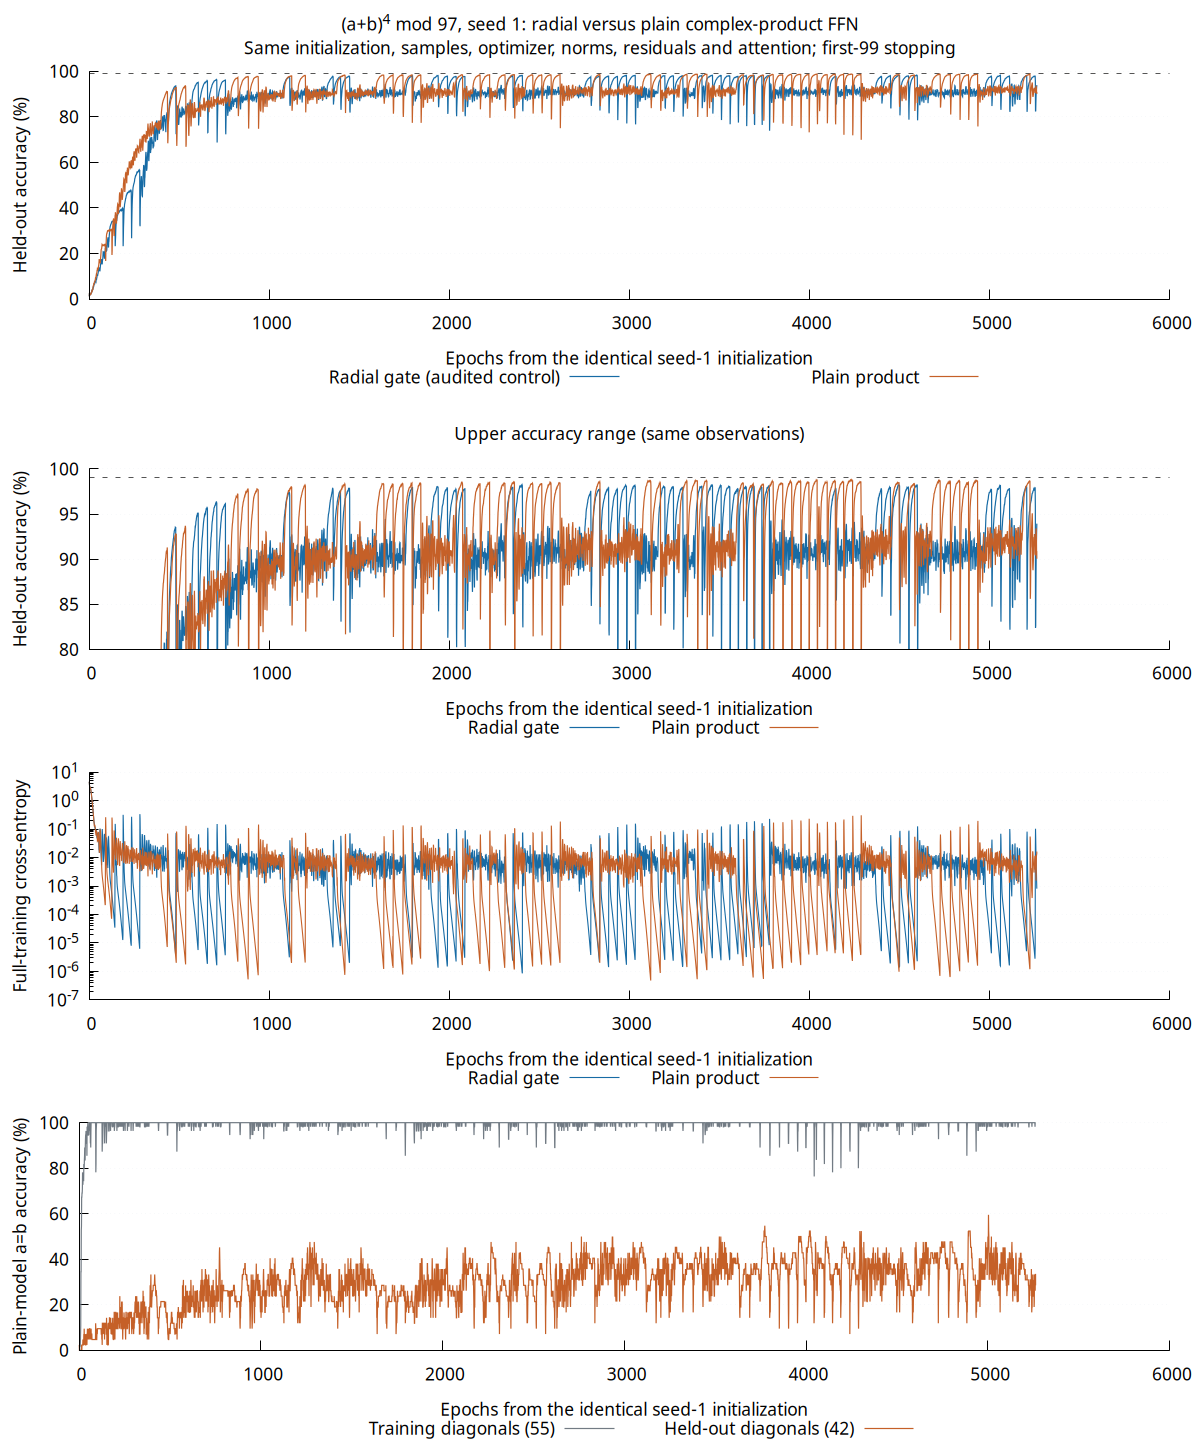

Write gnuplot code to recreate this figure.
# Complete histories; no smoothing. Run after generating the two TSVs.
# default: SVG. gnuplot -e 'render_png=1' pow4-plain-ffn.gnuplot for PNG.
if (!exists("render_png")) render_png=0
set encoding utf8
set datafile separator "\t"
set border 3
set tics nomirror
set grid ytics lc rgb "#d9e0e8"
set key outside below horizontal
set xlabel "Epochs from the identical seed-1 initialization"
if (render_png) {
    set terminal pngcairo size 1200,1450 enhanced font "sans,13"
    set output "pow4-plain-ffn.png"
} else {
    set terminal svg size 1200,1450 dynamic enhanced font "sans,13"
    set output "pow4-plain-ffn.svg"
}
set multiplot layout 4,1 title "(a+b)^4 mod 97, seed 1: radial versus plain complex-product FFN\nSame initialization, samples, optimizer, norms, residuals and attention; first-99 stopping"
set ylabel "Held-out accuracy (%)"
set xrange [0:*]
set yrange [0:100]
set ytics 20
set arrow 1 from graph 0, first 99 to graph 1, first 99 nohead dt 2 lc rgb "#555555"
plot "pow4-plain-ffn-radial.tsv" using 2:3 with lines lw 1.2 lc rgb "#176ba5" title "Radial gate (audited control)", \
     "pow4-plain-ffn-plain.tsv" using 2:3 with lines lw 1.2 lc rgb "#c56028" title "Plain product"
set title "Upper accuracy range (same observations)"
set yrange [80:100]
set ytics 5
plot "pow4-plain-ffn-radial.tsv" using 2:3 with lines lw 1.2 lc rgb "#176ba5" title "Radial gate", \
     "pow4-plain-ffn-plain.tsv" using 2:3 with lines lw 1.2 lc rgb "#c56028" title "Plain product"
unset arrow 1
unset title
set ylabel "Full-training cross-entropy"
set logscale y
set yrange [*:*]
set ytics autofreq
set format y "10^{%L}"
plot "pow4-plain-ffn-radial.tsv" using 2:4 with lines lw 1.1 lc rgb "#176ba5" title "Radial gate", \
     "pow4-plain-ffn-plain.tsv" using 2:4 with lines lw 1.1 lc rgb "#c56028" title "Plain product"
unset logscale y
set format y "%g"
set ylabel "Plain-model a=b accuracy (%)"
set yrange [0:100]
set ytics 20
plot "pow4-plain-ffn-plain.tsv" using 2:6 with lines lw 1.2 lc rgb "#727b84" title "Training diagonals (55)", \
     "pow4-plain-ffn-plain.tsv" using 2:7 with lines lw 1.2 lc rgb "#c56028" title "Held-out diagonals (42)"
unset multiplot
unset output
